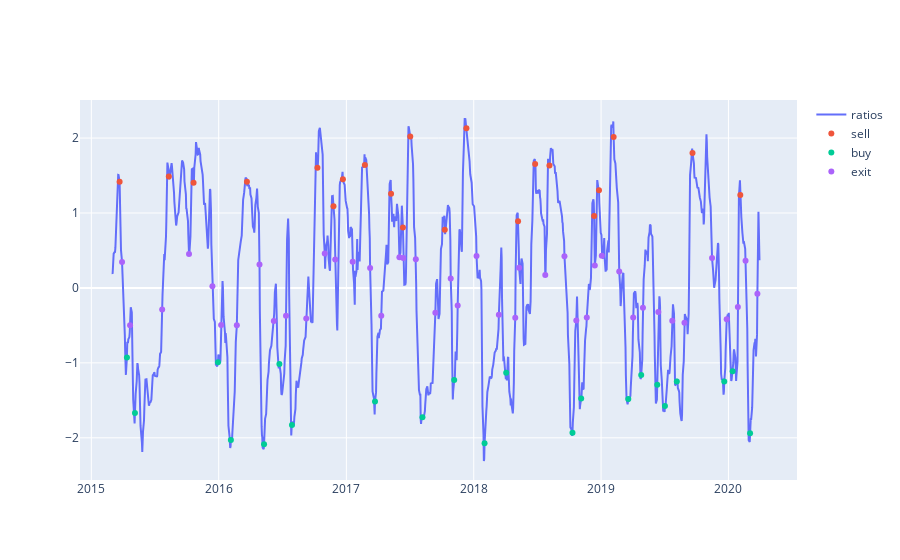

The code cell stored with this chart in its notebook:
### Code cell
plt.figure(figsize=(15,7))

#print(bought_zscore)
#print(new_zscores)
fig = go.Figure()
fig.add_trace(go.Scatter(x=new_ratios.index, y=new_ratios[0],
                    mode='lines',
                    name='ratios'))

fig.add_trace(go.Scatter(x=bought_zscore.index, y=bought_zscore[0],
                    mode='markers',
                    name='sell'))

fig.add_trace(go.Scatter(x=sold_zscore.index, y=sold_zscore[0],
                    mode='markers',
                    name='buy'))

fig.add_trace(go.Scatter(x=exit_zscore.index, y=exit_zscore[0],
                    mode='markers',
                    name='exit'))
fig.show()
